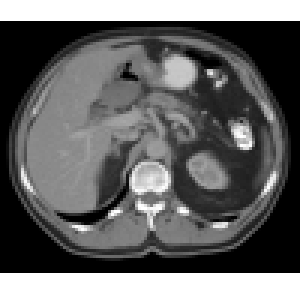
%> input picture TN2-CT/Tomography/CT1.bmp, 100 x 100 px (shown 3 times larger)
$ octave TN2_CT.m   (GNU Octave 9; MATLAB toolbox functions it lacks are replaced by stand-ins)
%> lines starting %> are read from the running program, lines starting %| are printed output that depends on the picture
### TN2-CT/Tomography/proj.m
%{
    This MATLAB function takes an image matrix and vector of angles and
    then finds the 1D projection (Radon transform) at each of the angles.It
    returns a matrix whose columns are the projections at each angle.

    Ham Matlab nay nhan mot "ma tran cua anh" (an image matrix) va "vector
    cua nhung goc" (vector of angles) va sau do tim projection 1D o moi
    goc. Sau do no tra ve mot ma tran ma cot la projections cua moi goc.

    TOM TAT:
    Dau vao:
    - Ma tran hinh anh IMG
    - So goc quay N
    Dau ra:
    Radon Transform tu moi "goc" cua "hinh anh". Ta duoc ma tran co cot la
    projection cua moi goc.
%}

function Projection = proj(IMG, N)

% Create a vector of values for theta
interval = linspace(1, 180, N);

% Take images and pad with zero to eliminate error
[iLength, iWidth] = size(IMG); %Lay do dai iLength va do rong iWidth cua hinh anh
iDiag = sqrt(iLength^2 + iWidth^2);
LengthPad = ceil(iDiag - iLength) + 2;
WidthPad = ceil(iDiag - iWidth) + 2;
padIMG = zeros(iLength + LengthPad, iWidth + WidthPad);

padIMG(ceil(LengthPad/2):(ceil(LengthPad/2)+iLength-1), ...
        ceil(WidthPad/2):(ceil(WidthPad/2)+iWidth-1)) = IMG;

%  Here we rotate the image N different angles of theta, and then sum the columns
%  of each of these projected images in order to build N different projections
n = length(interval);
Projection = zeros(size(padIMG,2), n);
for i = 1:n
    temp = imrotate(padIMG, 90-interval(i), 'bilinear', 'crop');
    Projection(:,i) = (sum(temp))';
end

### TN2-CT/Tomography/BP1.m
% BP1.m
% TOMOGRAPHY SIMULATION BY BP ALGORITHM PROGRAMMING
% Usage : BP1(IMAGE, N)
%
% IMAGE - a picture loaded into some matric in Matlab
% N - the number of projections you want taken between 0 and 180

function BP1 = BP1(image, N)

%  Load the image into Matlab
disp('Loading Image into Matlab...');
%image; %Goi chuong trinh tao anh trong Matlab
%[image, MAP, out] = bmpread('CT1.bmp'); %Doc file BMP 16bit
%[image,MAP]=bmpread('CT1.bmp'); %Doc file BMP 8bit

%  Plot the original image on subplot #1
figure('Name','TOMOGRAPHY SIMULATION BY BP ALGORITHM PROGRAMMING','Menubar','none');
% figure(1);

%colormap(flipud(gray(256)));
colormap(gray(256));
subplot(2, 2, 1);
imagesc(image);
title('Original Picture');
disp('Plotting original image...');

%  Take the Projections of the image where 'count' is the number of
%  intervals for theta between 1 and 180.
%{
GIAI THICH HAM linspace(x1, x2, N);
Nho cong thuc tinh so hang tu x1 toi x2: (x2-x1)/distance + 1 = so hang
distance la khoang cach giua 2 so

Ham nay co nghia la tu x1 toi x2 tao ra N-1 khoang cach
%}

interval = linspace(1, 180, N);
Proj = proj(image, N);
disp('Calculating projections of the image...');
subplot(2, 2, 2);
imagesc(Proj);
title('Sinogram - Plot of unchanged projections');

% [9 lines of commented-out code are left out]
disp('Reconstructing the image from back-projection...');
BP = backuf(Proj, interval);
subplot(223);
BP = BP(22:121,22:121);
imagesc(BP);
title('Unfiltered Back-Projected Image');

%   Using the projections from above we can now filter and back-project
%   the image using our backprojection algorithm
disp('Reconstructing the image from back-projection...');
BP = back(Proj, interval);
subplot(224);
BP = BP(22:121,22:121);
imagesc(BP);
title('Filtered Back-Projected Image');

### TN2-CT/Tomography/backuf.m
% This is a MATLAB function that takes filtered back projections without .
% PR is a matrix whose columns are the projections at each angle.
% THETA is a row vector of the angles of the respective projections.

function BackI = backuf(PR, THETA)

% Determine the size of the projected, PR, image
n = size(PR,1);
sideSize = n;


% * * * FILTER THE PROJECTIONS * * *

%  No Filter applied
filtPR = PR;

%  Ramp Filter with Cutoff
%filtPR = projfilter(PR);

%  Convert THETA to radians and subtract pi so the reconstructed image
%  has the same orientation
 th = pi - ((pi/180)*THETA);

%  Prepare image
 m = length(THETA);
 BackI = zeros(sideSize,sideSize);

%  Find the middle index of the projections
 midindex = (n+1)/2;

%  Create x and y matrices
 x = 1:sideSize;
 y = 1:sideSize;
 [X,Y] = meshgrid(x,y);
 xpr = X - (sideSize+1)/2;
 ypr = Y - (sideSize+1)/2;

 for i = 1:m
    % Use the backprojection algorithm to determine which areas on the projected
    % images add up
    filtIndex = round(midindex + xpr*sin(th(i)) - ypr*cos(th(i)));

    % While "in bounds" then add the point
    BackIa = zeros(sideSize,sideSize);
    spota = find((filtIndex > 0) & (filtIndex <= n));
    newfiltIndex = filtIndex(spota);
    BackIa(spota) = filtPR(newfiltIndex(:),i);

    BackI = BackI + BackIa;
 end

BackI = BackI./m;

### TN2-CT/Tomography/projfilter.m
% The code below takes a matrix of projections and returns
% a matrix with filtered projections whose Fourier Transform
% is |w|.  By uncommenting the vairous filters, various aspects
% of the reconstructed picture will be emphasized or lost.

function FIL = projfilter(Image)

[L,C]=size(Image);

% - - - - - - Filters - - - - - - - -

%  Uncomment the different filters below to change which one is
%  applied to the projections we calculate in proj.m

w = [-pi : (2*pi)/L : pi-(2*pi)/L];

% Ramp filter (Linear High-Pass filter)
Filt = fftshift(abs(w));

% [28 lines of commented-out code are left out]
for i = 1:C,
    IMG = fft(Image(:,i));
    FiltIMG = IMG.*Filt';
    %FiltIMG = filter (b, a, IMG);
    FIL(:,i) = ifft(FiltIMG);
end

% Remove any remaining imaginary parts
FIL = real(FIL);

### TN2-CT/Tomography/back.m
% This is a MATLAB function that takes filtered back projections without ???.
% PR is a matrix whose columns are the projections at each angle.
% THETA is a row vector of the angles of the respective projections.

function BackI = back(PR, THETA)

% Determine the size of the projected, PR, image
n = size(PR,1);
sideSize = n;


% * * * FILTER THE PROJECTIONS * * *

%  No Filter applied
% filtPR = PR;

%  Ramp Filter with Cutoff
filtPR = projfilter(PR);

%  Convert THETA to radians and subtract pi so the reconstructed image
%  has the same orientation
 th = pi - ((pi/180)*THETA);

%  Prepare image
 m = length(THETA);
 BackI = zeros(sideSize,sideSize);

%  Find the middle index of the projections
 midindex = (n+1)/2;

%  Create x and y matrices
 x = 1:sideSize;
 y = 1:sideSize;
 [X,Y] = meshgrid(x,y);
 xpr = X - (sideSize+1)/2;
 ypr = Y - (sideSize+1)/2;

 for i = 1:m
    % Use the backprojection algorithm to determine which areas on the projected
    % images add up
    filtIndex = round(midindex + xpr*sin(th(i)) - ypr*cos(th(i)));

    % While "in bounds" then add the point
    BackIa = zeros(sideSize,sideSize);
    spota = find((filtIndex > 0) & (filtIndex <= n));
    newfiltIndex = filtIndex(spota);
    BackIa(spota) = filtPR(newfiltIndex(:),i);

    BackI = BackI + BackIa;
 end

BackI = BackI./m;

### TN2-CT/Tomography/TN2_CT.m
close all;
clc;
clear all;


%%
[iLength, iWidth] = size('CT1.bmp');
x = imread('CT1.bmp');
%> x is the input picture: size 100x100 uint8; min 0, max 255, mean 100.7
Proj = proj(x, 2);
%> in proj, `padIMG(ceil(LengthPad/2):(ceil(LengthPad/2)+iLength-1), ceil(WidthPad/..`:
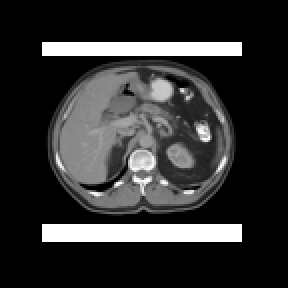
%> padIMG: size 144x144 double (shown 2 times larger); min 0, max 255, mean 48.6
%> the loop in proj, `for i = 1:n` made 2 passes
%> pass 2, in proj, `temp = imrotate(padIMG, 90-interval(i), 'bilinear', 'crop');`:
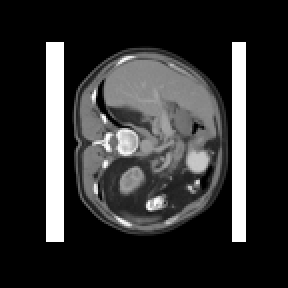
%> temp: size 144x144 double (shown 2 times larger); min 0, max 255, mean 48.6; mean of the top-left, top-right, bottom-left and bottom-right quarters 53.4, 53.4, 45.1, 42.5
%> after the loop in proj, `for i = 1:n`: Projection = 144 rows, first 12: [0 0; 0 0; 0 0; 0 0; 0 0; 0 0; 0 0; 0 0; 0 0; 0 0; 0 0; 0 0]
%> Proj has the same summary as Projection in proj
subplot(111);

imagesc(Proj);
% imwrite(imagesc(Proj), 'Proj.jpg');

%%

[file_X, path_X] = uigetfile('.bmp');
%> the answer given: CT1.bmp
path_X = strcat(path_X, file_X);
x = imread(path_X);
BP1(x, 1);
%> in BP1, `Proj = proj(image, N);`: Proj = 144 values, max 25500 at index 24, min 0 at index 1, mean 6995.7
%> in backuf, `filtPR = PR;`: filtPR has the same summary as Proj in BP1
%> the loop in backuf, `for i = 1:m` made 1 pass
%> pass 1, in backuf, `BackI = BackI + BackIa;`:
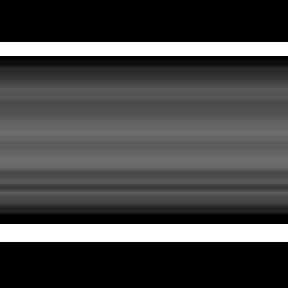
%> BackI: size 144x144 double (shown 2 times larger); min 0, max 25500, mean 6995.7; drawn with min black and max white
%> in BP1, `BP = BP(22:121,22:121);`:
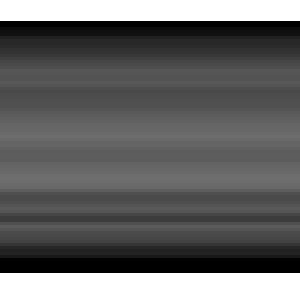
%> BP: size 100x100 double (shown 3 times larger); min 0, max 25500, mean 10073.8; drawn with min black and max white
%> after the loop in projfilter, `for i = 1:C,`: FIL = 144 values, max 21095.6 at index 123, min -19667.5 at index 33, mean -7.58e-14
%> in back, `filtPR = projfilter(PR);`: filtPR has the same summary as FIL in projfilter
%> the loop in back, `for i = 1:m` made 1 pass
%> pass 1, in back, `BackI = BackI + BackIa;`:
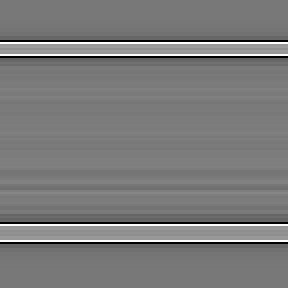
%> BackI: size 144x144 double (shown 2 times larger); min -19667.5, max 21095.6, mean 0; drawn with min black and max white
%> in BP1, `BP = BP(22:121,22:121);`:
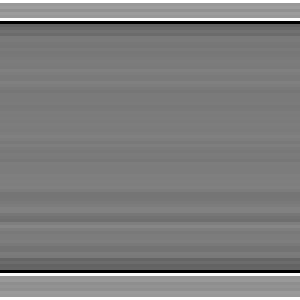
%> BP: size 100x100 double (shown 3 times larger); min -19667.5, max 21095.6, mean 747; drawn with min black and max white
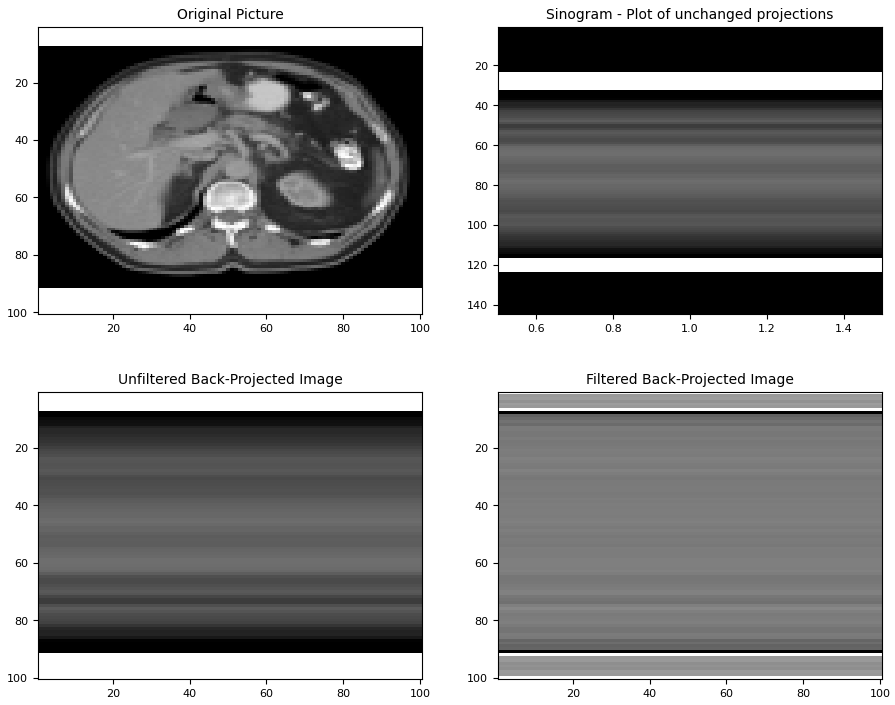
%> figure redrawn from the program's plot data, 4 panels

$ run again, with TN2-CT/Tomography/CT2.bmp copied over TN2-CT/Tomography/CT1.bmp
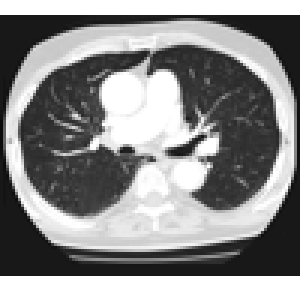
%> input picture TN2-CT/Tomography/CT2.bmp, 100 x 100 px (shown 3 times larger)
%> x is the input picture: size 100x100 uint8; min 11, max 255, mean 139.7
%> after the loop in proj, `for i = 1:n`: Projection = 144 rows, first 12: [0 0; 0 0; 0 0; 0 0; 0 0; 0 0; 0 0; 0 0; 0 0; 0 0; 0 0; 0 0]
%> `Proj = proj(x, 2);`: Proj has the same summary as Projection in proj
%> in BP1, `Proj = proj(image, N);`: Proj = 144 values, max 25500 at index 24, min 0 at index 1, mean 9702.6
%> in backuf, `filtPR = PR;`: filtPR has the same summary as Proj in BP1
%> in BP1, `BP = BP(22:121,22:121);`:
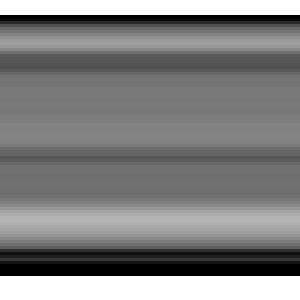
%> BP: size 100x100 double (shown 3 times larger); min 2387, max 25500, mean 13971.8; drawn with min black and max white
%> after the loop in projfilter, `for i = 1:C,`: FIL = 144 values, max 21273.7 at index 123, min -19416.3 at index 23, mean -1.23e-13
%> in back, `filtPR = projfilter(PR);`: filtPR has the same summary as FIL in projfilter
%> `BP1(x, 1);`:
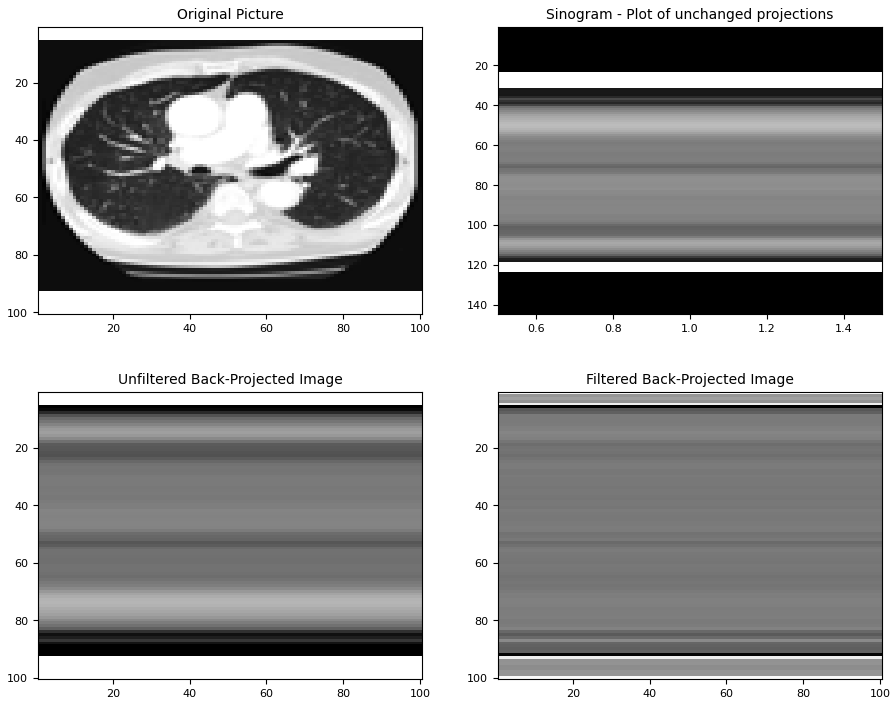
%> figure redrawn from the program's plot data, 4 panels
